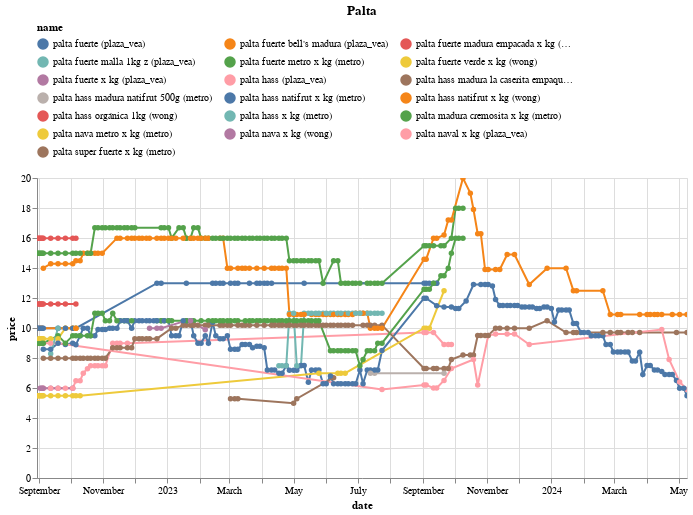

This figure's notebook cell:
### Code cell
(df
 .loc[df.name.isin(names)]
 .pipe(alt.Chart)
 .mark_line(point=True)
 .encode(x='date', y='price', color='name', tooltip=['name','price'])
 .properties(width=650, title='Palta')
 .interactive()
 .configure_legend(orient='top', columns=3)
)

### Figure 1 — Vega-Lite specification as saved in the notebook (floating-point values rounded to 4 significant figures; data arrays with more than 128 entries replaced by an {"elided": "..."} marker saying what was removed)
{"config": {"view": {"continuousWidth": 300, "continuousHeight": 300}, "legend": {"columns": 3, "orient": "top"}}, "data": {"name": "data-519d6b40bae36e57df7f38ad5eb0d979"}, "mark": {"type": "line", "point": true}, "encoding": {"color": {"field": "name", "type": "nominal"}, "tooltip": [{"field": "name", "type": "nominal"}, {"field": "price", "type": "quantitative"}], "x": {"field": "date", "type": "temporal"}, "y": {"field": "price", "type": "quantitative"}}, "params": [{"name": "param_14", "select": {"type": "interval", "encodings": ["x", "y"]}, "bind": "scales"}], "title": "Palta", "width": 650, "$schema": "https://vega.github.io/schema/vega-lite/v5.17.0.json", "datasets": {"data-519d6b40bae36e57df7f38ad5eb0d979": {"elided": "743 records"}}}
